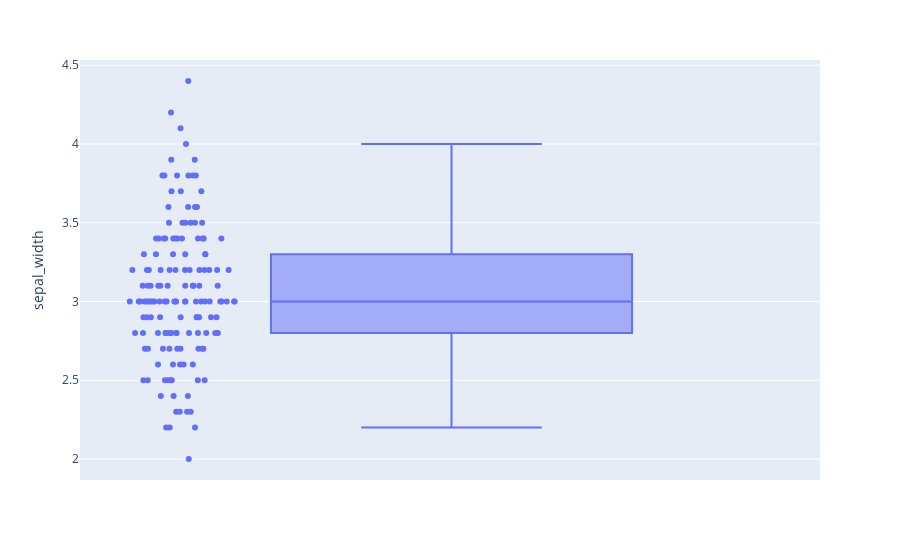

Notebook code for this chart:
### Code cell
px.box(df,y='sepal_width',points='all').show()

### Figure 1 — Plotly figure (JSON) as saved in the notebook; plotly's stock layout.template omitted (floating-point values rounded to 4 significant figures; data arrays with more than 128 entries replaced by an {"elided": "..."} marker saying what was removed)
{"data": [{"alignmentgroup": "True", "boxpoints": "all", "hovertemplate": "sepal_width=%{y}<extra></extra>", "legendgroup": "", "marker": {"color": "#636efa"}, "name": "", "notched": false, "offsetgroup": "", "orientation": "v", "showlegend": false, "type": "box", "x0": " ", "xaxis": "x", "y": {"elided": "150 float values"}, "y0": " ", "yaxis": "y"}], "layout": {"boxmode": "group", "legend": {"tracegroupgap": 0}, "margin": {"t": 60}, "xaxis": {"anchor": "y", "domain": [0, 1]}, "yaxis": {"anchor": "x", "domain": [0, 1], "title": {"text": "sepal_width"}}}}
